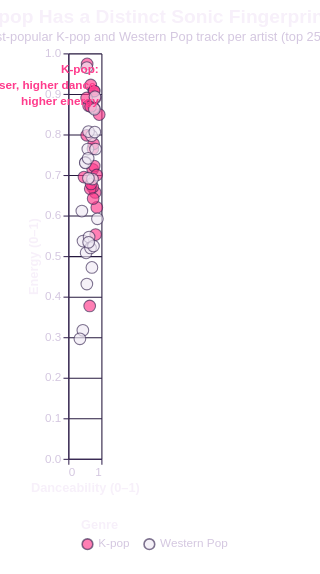

This figure's Vega-Lite source:
### Vega-Lite specification from a JSON file in a GitHub repository (floating-point values rounded to 4 significant figures)
{"title": {"text": "K-pop Has a Distinct Sonic Fingerprint", "subtitle": "Most-popular K-pop and Western Pop track per artist (top 25 artists each, Spotify Kaggle dataset).", "anchor": "start", "fontSize": 18, "subtitleFontSize": 12, "subtitleColor": "#d4c7e0"}, "width": "container", "height": 380, "autosize": {"type": "fit-x", "contains": "padding"}, "config": {"view": {"stroke": null}, "axis": {"labelFontSize": 11, "titleFontSize": 12, "labelColor": "#d4c7e0", "titleColor": "#f7f0fa", "tickColor": "#3a2a55", "domainColor": "#3a2a55", "gridColor": "#26193e"}, "legend": {"orient": "bottom", "titleFontSize": 12, "labelFontSize": 11, "padding": 12, "offset": 12, "columns": 0, "labelColor": "#d4c7e0", "titleColor": "#f7f0fa"}, "background": "transparent", "title": {"color": "#f7f0fa", "subtitleColor": "#d4c7e0"}, "header": {"labelColor": "#f0e9f5", "titleColor": "#f0e9f5", "labelFontSize": 13, "labelFontWeight": "bold"}}, "data": {"values": [{"track": "After LIKE", "artist": "IVE", "popularity": 88, "duration_s": 177.0, "danceability": 0.68, "energy": 0.922, "valence": 0.799, "acousticness": 0.103, "speechiness": 0.121, "tempo": 125.0, "genre": "K-pop"}, {"track": "Shut Down", "artist": "BLACKPINK", "popularity": 87, "duration_s": 175.9, "danceability": 0.813, "energy": 0.657, "valence": 0.651, "acousticness": 0.00269, "speechiness": 0.0372, "tempo": 110.1, "genre": "K-pop"}, {"track": "Talk that Talk", "artist": "TWICE", "popularity": 86, "duration_s": 177.5, "danceability": 0.772, "energy": 0.907, "valence": 0.783, "acousticness": 0.136, "speechiness": 0.124, "tempo": 120.0, "genre": "K-pop"}, {"track": "Dynamite", "artist": "BTS", "popularity": 85, "duration_s": 199.1, "danceability": 0.746, "energy": 0.765, "valence": 0.737, "acousticness": 0.0112, "speechiness": 0.0993, "tempo": 114.0, "genre": "K-pop"}, {"track": "Rush Hour (Feat. j-hope of BTS)", "artist": "Crush", "popularity": 83, "duration_s": 177.3, "danceability": 0.738, "energy": 0.714, "valence": 0.74, "acousticness": 0.157, "speechiness": 0.249, "tempo": 95.03, "genre": "K-pop"}, {"track": "FEARLESS", "artist": "LE SSERAFIM", "popularity": 83, "duration_s": 168.4, "danceability": 0.863, "energy": 0.62, "valence": 0.432, "acousticness": 0.0508, "speechiness": 0.135, "tempo": 104.0, "genre": "K-pop"}, {"track": "CASE 143", "artist": "Stray Kids", "popularity": 82, "duration_s": 192.0, "danceability": 0.812, "energy": 0.89, "valence": 0.69, "acousticness": 0.0961, "speechiness": 0.209, "tempo": 100.0, "genre": "K-pop"}, {"track": "DICE", "artist": "NMIXX", "popularity": 82, "duration_s": 165.7, "danceability": 0.556, "energy": 0.798, "valence": 0.628, "acousticness": 0.0848, "speechiness": 0.254, "tempo": 131.1, "genre": "K-pop"}, {"track": "HOT", "artist": "SEVENTEEN", "popularity": 80, "duration_s": 197.6, "danceability": 0.765, "energy": 0.777, "valence": 0.64, "acousticness": 0.0539, "speechiness": 0.0399, "tempo": 111.9, "genre": "K-pop"}, {"track": "FOREVER 1", "artist": "Girls' Generation", "popularity": 79, "duration_s": 202.5, "danceability": 0.615, "energy": 0.871, "valence": 0.297, "acousticness": 0.0427, "speechiness": 0.0516, "tempo": 123.9, "genre": "K-pop"}, {"track": "MONEY", "artist": "LISA", "popularity": 78, "duration_s": 168.2, "danceability": 0.826, "energy": 0.553, "valence": 0.4, "acousticness": 0.163, "speechiness": 0.234, "tempo": 140.0, "genre": "K-pop"}, {"track": "Polaroid Love", "artist": "ENHYPEN", "popularity": 78, "duration_s": 184.6, "danceability": 0.738, "energy": 0.67, "valence": 0.651, "acousticness": 0.458, "speechiness": 0.0439, "tempo": 138.1, "genre": "K-pop"}, {"track": "Good Boy Gone Bad", "artist": "TOMORROW X TOGETHER", "popularity": 78, "duration_s": 191.0, "danceability": 0.475, "energy": 0.695, "valence": 0.552, "acousticness": 0.0159, "speechiness": 0.102, "tempo": 100.0, "genre": "K-pop"}, {"track": "SNEAKERS", "artist": "ITZY", "popularity": 78, "duration_s": 179.5, "danceability": 0.935, "energy": 0.849, "valence": 0.551, "acousticness": 0.0192, "speechiness": 0.0779, "tempo": 120.0, "genre": "K-pop"}, {"track": "New thing (Prod. ZICO) (Feat. Homies)", "artist": "ZICO", "popularity": 78, "duration_s": 147.4, "danceability": 0.775, "energy": 0.865, "valence": 0.663, "acousticness": 0.0453, "speechiness": 0.307, "tempo": 175.1, "genre": "K-pop"}, {"track": "Girls", "artist": "aespa", "popularity": 78, "duration_s": 240.4, "danceability": 0.57, "energy": 0.974, "valence": 0.65, "acousticness": 0.115, "speechiness": 0.325, "tempo": 172.0, "genre": "K-pop"}, {"track": "MORE", "artist": "j-hope", "popularity": 77, "duration_s": 180.0, "danceability": 0.783, "energy": 0.722, "valence": 0.306, "acousticness": 0.00537, "speechiness": 0.0357, "tempo": 97.03, "genre": "K-pop"}, {"track": "Psycho", "artist": "Red Velvet", "popularity": 75, "duration_s": 210.6, "danceability": 0.664, "energy": 0.666, "valence": 0.405, "acousticness": 0.193, "speechiness": 0.0446, "tempo": 140.0, "genre": "K-pop"}, {"track": "Love Shot", "artist": "EXO", "popularity": 74, "duration_s": 200.3, "danceability": 0.689, "energy": 0.678, "valence": 0.335, "acousticness": 0.0702, "speechiness": 0.119, "tempo": 145.9, "genre": "K-pop"}, {"track": "WA DA DA", "artist": "Kep1er", "popularity": 74, "duration_s": 183.7, "danceability": 0.785, "energy": 0.907, "valence": 0.685, "acousticness": 0.00122, "speechiness": 0.0938, "tempo": 126.0, "genre": "K-pop"}, {"track": "Guerrilla", "artist": "ATEEZ", "popularity": 74, "duration_s": 207.9, "danceability": 0.555, "energy": 0.89, "valence": 0.581, "acousticness": 0.00399, "speechiness": 0.132, "tempo": 182.0, "genre": "K-pop"}, {"track": "SOLO", "artist": "JENNIE", "popularity": 73, "duration_s": 169.6, "danceability": 0.752, "energy": 0.642, "valence": 0.388, "acousticness": 0.0861, "speechiness": 0.0869, "tempo": 95.04, "genre": "K-pop"}, {"track": "eight(Prod.&Feat. SUGA of BTS)", "artist": "IU", "popularity": 73, "duration_s": 167.6, "danceability": 0.676, "energy": 0.869, "valence": 0.594, "acousticness": 0.115, "speechiness": 0.0423, "tempo": 120.0, "genre": "K-pop"}, {"track": "Beatbox", "artist": "NCT DREAM", "popularity": 73, "duration_s": 205.1, "danceability": 0.857, "energy": 0.7, "valence": 0.773, "acousticness": 0.0411, "speechiness": 0.074, "tempo": 94.0, "genre": "K-pop"}, {"track": "Gone", "artist": "ROSÉ", "popularity": 72, "duration_s": 207.2, "danceability": 0.647, "energy": 0.377, "valence": 0.653, "acousticness": 0.594, "speechiness": 0.0375, "tempo": 79.94, "genre": "K-pop"}, {"track": "Unholy (feat. Kim Petras)", "artist": "Sam Smith", "popularity": 100, "duration_s": 156.9, "danceability": 0.714, "energy": 0.472, "valence": 0.238, "acousticness": 0.013, "speechiness": 0.0864, "tempo": 131.1, "genre": "Western Pop"}, {"track": "I'm Good (Blue)", "artist": "David Guetta", "popularity": 98, "duration_s": 175.2, "danceability": 0.561, "energy": 0.965, "valence": 0.304, "acousticness": 0.00383, "speechiness": 0.0343, "tempo": 128.0, "genre": "Western Pop"}, {"track": "Under The Influence", "artist": "Chris Brown", "popularity": 96, "duration_s": 184.6, "danceability": 0.733, "energy": 0.69, "valence": 0.31, "acousticness": 0.0635, "speechiness": 0.0427, "tempo": 117.0, "genre": "Western Pop"}, {"track": "I Ain't Worried", "artist": "OneRepublic", "popularity": 96, "duration_s": 148.5, "danceability": 0.704, "energy": 0.797, "valence": 0.825, "acousticness": 0.0826, "speechiness": 0.0475, "tempo": 140.0, "genre": "Western Pop"}, {"track": "As It Was", "artist": "Harry Styles", "popularity": 95, "duration_s": 167.3, "danceability": 0.52, "energy": 0.731, "valence": 0.662, "acousticness": 0.342, "speechiness": 0.0557, "tempo": 173.9, "genre": "Western Pop"}, {"track": "Glimpse of Us", "artist": "Joji", "popularity": 94, "duration_s": 233.5, "danceability": 0.44, "energy": 0.317, "valence": 0.268, "acousticness": 0.891, "speechiness": 0.0531, "tempo": 169.9, "genre": "Western Pop"}, {"track": "Sweater Weather", "artist": "The Neighbourhood", "popularity": 93, "duration_s": 240.4, "danceability": 0.612, "energy": 0.807, "valence": 0.398, "acousticness": 0.0495, "speechiness": 0.0336, "tempo": 124.1, "genre": "Western Pop"}, {"track": "Another Love", "artist": "Tom Odell", "popularity": 93, "duration_s": 244.4, "danceability": 0.445, "energy": 0.537, "valence": 0.131, "acousticness": 0.695, "speechiness": 0.04, "tempo": 122.8, "genre": "Western Pop"}, {"track": "Left and Right (Feat. Jung Kook of BTS)", "artist": "Charlie Puth", "popularity": 92, "duration_s": 154.5, "danceability": 0.881, "energy": 0.592, "valence": 0.719, "acousticness": 0.619, "speechiness": 0.0324, "tempo": 101.1, "genre": "Western Pop"}, {"track": "Calm Down (with Selena Gomez)", "artist": "Rema", "popularity": 92, "duration_s": 239.3, "danceability": 0.801, "energy": 0.806, "valence": 0.802, "acousticness": 0.382, "speechiness": 0.0381, "tempo": 107.0, "genre": "Western Pop"}, {"track": "Blinding Lights", "artist": "The Weeknd", "popularity": 91, "duration_s": 200.0, "danceability": 0.514, "energy": 0.73, "valence": 0.334, "acousticness": 0.00146, "speechiness": 0.0598, "tempo": 171.0, "genre": "Western Pop"}, {"track": "MIDDLE OF THE NIGHT", "artist": "Elley Duhé", "popularity": 90, "duration_s": 184.4, "danceability": 0.41, "energy": 0.611, "valence": 0.0899, "acousticness": 0.0228, "speechiness": 0.0467, "tempo": 185.7, "genre": "Western Pop"}, {"track": "Dandelions", "artist": "Ruth B.", "popularity": 90, "duration_s": 233.7, "danceability": 0.609, "energy": 0.692, "valence": 0.454, "acousticness": 0.0157, "speechiness": 0.0259, "tempo": 117.0, "genre": "Western Pop"}, {"track": "Until I Found You", "artist": "Stephen Sanchez", "popularity": 90, "duration_s": 177.7, "danceability": 0.539, "energy": 0.508, "valence": 0.227, "acousticness": 0.727, "speechiness": 0.0288, "tempo": 101.4, "genre": "Western Pop"}, {"track": "Running Up That Hill (A Deal With God)", "artist": "Kate Bush", "popularity": 90, "duration_s": 298.9, "danceability": 0.629, "energy": 0.547, "valence": 0.197, "acousticness": 0.72, "speechiness": 0.055, "tempo": 108.4, "genre": "Western Pop"}, {"track": "lovely (with Khalid)", "artist": "Billie Eilish", "popularity": 89, "duration_s": 200.2, "danceability": 0.351, "energy": 0.296, "valence": 0.12, "acousticness": 0.934, "speechiness": 0.0333, "tempo": 115.3, "genre": "Western Pop"}, {"track": "STAY (with Justin Bieber)", "artist": "The Kid LAROI", "popularity": 89, "duration_s": 141.8, "danceability": 0.591, "energy": 0.764, "valence": 0.478, "acousticness": 0.0383, "speechiness": 0.0483, "tempo": 169.9, "genre": "Western Pop"}, {"track": "One Kiss (with Dua Lipa)", "artist": "Calvin Harris", "popularity": 89, "duration_s": 214.8, "danceability": 0.791, "energy": 0.862, "valence": 0.592, "acousticness": 0.037, "speechiness": 0.11, "tempo": 124.0, "genre": "Western Pop"}, {"track": "Night Changes", "artist": "One Direction", "popularity": 88, "duration_s": 226.6, "danceability": 0.672, "energy": 0.52, "valence": 0.37, "acousticness": 0.859, "speechiness": 0.0353, "tempo": 120.0, "genre": "Western Pop"}, {"track": "Ghost", "artist": "Justin Bieber", "popularity": 88, "duration_s": 153.2, "danceability": 0.601, "energy": 0.741, "valence": 0.441, "acousticness": 0.185, "speechiness": 0.0478, "tempo": 154.0, "genre": "Western Pop"}, {"track": "Woman", "artist": "Doja Cat", "popularity": 88, "duration_s": 172.6, "danceability": 0.824, "energy": 0.764, "valence": 0.881, "acousticness": 0.0888, "speechiness": 0.0854, "tempo": 108.0, "genre": "Western Pop"}, {"track": "Heat Waves", "artist": "Glass Animals", "popularity": 88, "duration_s": 238.8, "danceability": 0.761, "energy": 0.525, "valence": 0.531, "acousticness": 0.44, "speechiness": 0.0944, "tempo": 80.87, "genre": "Western Pop"}, {"track": "Bad Habits", "artist": "Ed Sheeran", "popularity": 88, "duration_s": 230.7, "danceability": 0.807, "energy": 0.893, "valence": 0.537, "acousticness": 0.0451, "speechiness": 0.0347, "tempo": 126.0, "genre": "Western Pop"}, {"track": "drivers license", "artist": "Olivia Rodrigo", "popularity": 88, "duration_s": 242.0, "danceability": 0.561, "energy": 0.431, "valence": 0.137, "acousticness": 0.768, "speechiness": 0.0578, "tempo": 143.9, "genre": "Western Pop"}, {"track": "Don’t Blame Me", "artist": "Taylor Swift", "popularity": 88, "duration_s": 236.4, "danceability": 0.615, "energy": 0.534, "valence": 0.193, "acousticness": 0.106, "speechiness": 0.0386, "tempo": 135.9, "genre": "Western Pop"}]}, "$schema": "https://vega.github.io/schema/vega-lite/v5.json", "padding": {"left": 24, "right": 24, "top": 8, "bottom": 8}, "layer": [{"mark": {"type": "circle", "size": 120, "opacity": 0.65, "stroke": "#3a2a55", "strokeWidth": 1}, "encoding": {"x": {"field": "danceability", "type": "quantitative", "title": "Danceability (0–1)", "scale": {"domain": [0, 1]}}, "y": {"field": "energy", "type": "quantitative", "title": "Energy (0–1)", "scale": {"domain": [0, 1]}}, "color": {"field": "genre", "type": "nominal", "title": "Genre", "scale": {"domain": ["K-pop", "Western Pop"], "range": ["#ff3b8c", "#f0e9f5"]}, "legend": {"orient": "bottom"}}, "tooltip": [{"field": "track", "title": "Track"}, {"field": "artist", "title": "Artist"}, {"field": "genre", "title": "Genre"}, {"field": "danceability", "title": "Danceability", "format": ".2f"}, {"field": "energy", "title": "Energy", "format": ".2f"}]}}, {"data": {"values": [{"danceability": 0.92, "energy": 0.96, "label": "K-pop:"}, {"danceability": 0.92, "energy": 0.92, "label": "denser, higher dance,"}, {"danceability": 0.92, "energy": 0.88, "label": "higher energy"}]}, "mark": {"type": "text", "align": "right", "fontWeight": "bold", "fontSize": 11, "fill": "#ff3b8c"}, "encoding": {"x": {"field": "danceability", "type": "quantitative"}, "y": {"field": "energy", "type": "quantitative"}, "text": {"field": "label"}}}]}
